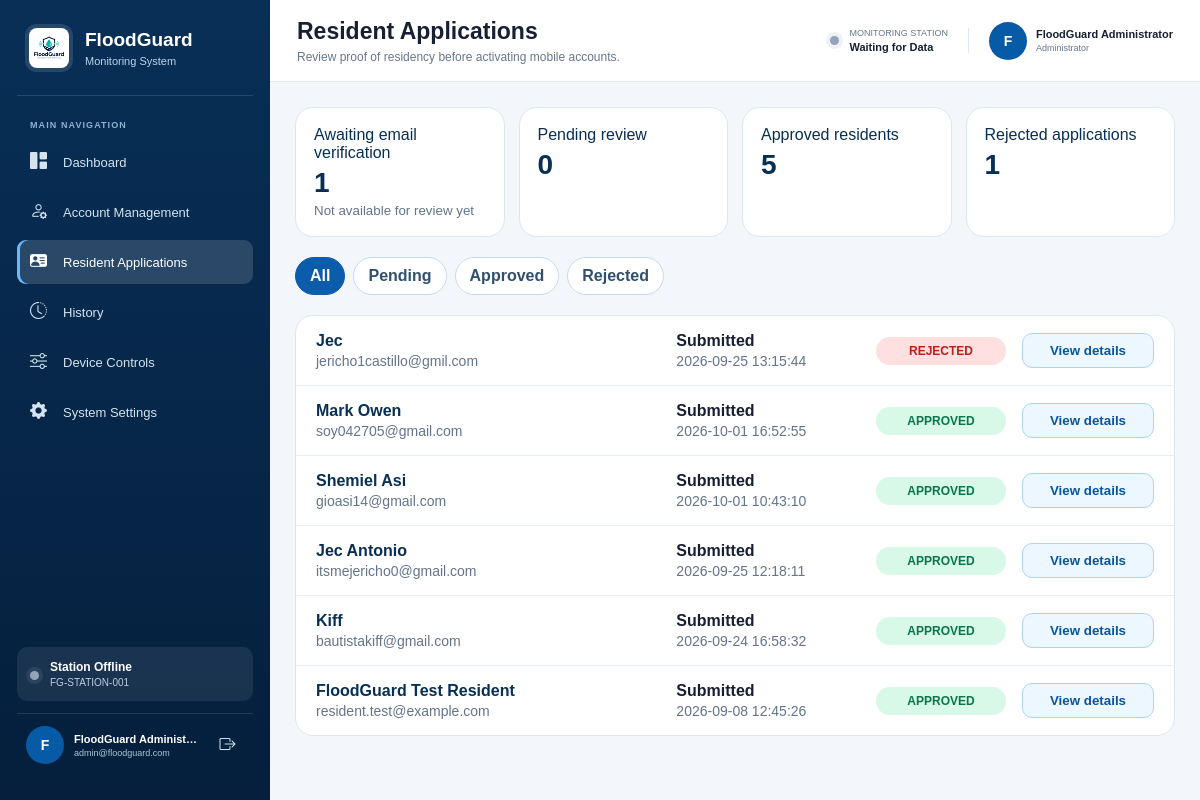
The page /admin/resident_accounts.php?status=all (signed in) on the database its author committed.
### tables this page shows
CREATE TABLE `device_latest_readings` (
  `monitoring_device_id` bigint(20) UNSIGNED NOT NULL,
  `sensor_reading_id` bigint(20) UNSIGNED DEFAULT NULL,
  `water_distance_cm` decimal(8,2) DEFAULT NULL,
  `water_level_cm` decimal(8,2) DEFAULT NULL,
  `sensor_health` enum('healthy','suspect','fault','unknown') NOT NULL DEFAULT 'unknown',
  `rain_analog` int(10) UNSIGNED DEFAULT NULL,
  `rain_detected` tinyint(1) NOT NULL DEFAULT 0,
  `wind_speed_mps` decimal(8,2) DEFAULT NULL,
  `north_obstacle` tinyint(1) NOT NULL DEFAULT 0,
  `south_obstacle` tinyint(1) NOT NULL DEFAULT 0,
  `north_barrier_status` enum('open','closed','opening','closing','paused','blocked','fault','not_connected','unknown') NOT NULL DEFAULT 'unknown',
  `south_barrier_status` enum('open','closed','opening','closing','paused','blocked','fault','not_connected','unknown') NOT NULL DEFAULT 'unknown',
  `battery_voltage` decimal(6,2) DEFAULT NULL,
  `battery_percent` decimal(5,2) DEFAULT NULL,
  `alert_level` enum('normal','warning','critical') NOT NULL DEFAULT 'normal',
  `device_status` enum('online','offline','sensor_error','maintenance') NOT NULL DEFAULT 'online',
  `measured_at` datetime NOT NULL,
  `received_at` timestamp NOT NULL DEFAULT current_timestamp() ON UPDATE current_timestamp()
);

CREATE TABLE `resident_profiles` (
  `user_id` bigint(20) UNSIGNED NOT NULL,
  `mobile_number` varchar(20) NOT NULL,
  `address_line` varchar(500) NOT NULL,
  `verification_proof_path` varchar(500) DEFAULT NULL,
  `verification_proof_mime` varchar(100) DEFAULT NULL,
  `barangay` varchar(120) NOT NULL DEFAULT 'San Isidro',
  `city_municipality` varchar(120) NOT NULL DEFAULT 'Rodriguez',
  `province` varchar(120) NOT NULL DEFAULT 'Rizal',
  `emergency_contact_name` varchar(150) DEFAULT NULL,
  `emergency_contact_number` varchar(20) DEFAULT NULL,
  `push_notifications_enabled` tinyint(1) NOT NULL DEFAULT 1,
  `notification_consented_at` datetime DEFAULT NULL,
  `location_sharing_consent` tinyint(1) NOT NULL DEFAULT 0,
  `approval_status` enum('pending','approved','rejected') NOT NULL DEFAULT 'pending',
  `reviewed_by` bigint(20) UNSIGNED DEFAULT NULL,
  `reviewed_at` datetime DEFAULT NULL,
  `rejection_reason` varchar(500) DEFAULT NULL,
  `created_at` timestamp NOT NULL DEFAULT current_timestamp(),
  `updated_at` timestamp NOT NULL DEFAULT current_timestamp() ON UPDATE current_timestamp()
);

CREATE TABLE `users` (
  `id` bigint(20) UNSIGNED NOT NULL,
  `full_name` varchar(150) NOT NULL,
  `email` varchar(190) NOT NULL,
  `password_hash` varchar(255) NOT NULL,
  `email_verified_at` datetime DEFAULT NULL,
  `account_status` enum('pending','active','inactive','suspended') NOT NULL DEFAULT 'pending',
  `last_login_at` datetime DEFAULT NULL,
  `token_version` int(10) UNSIGNED NOT NULL DEFAULT 1,
  `created_at` timestamp NOT NULL DEFAULT current_timestamp(),
  `updated_at` timestamp NOT NULL DEFAULT current_timestamp() ON UPDATE current_timestamp()
);

### admin/resident_accounts.php (the view, shortened to what this page needs)
<?php
require_once __DIR__ . '/../config/database.php';
try { $pdo->exec("SET time_zone = '+08:00'"); } catch (PDOException $exception) {  }
function residentAccountEscape(?string $value): string
{
    return htmlspecialchars($value ?? '', ENT_QUOTES, 'UTF-8');
}
$status = (string) ($_GET['status'] ?? 'pending');
$where = $status === 'all' ? '' : ' AND rp.approval_status=:status';
$statement = $pdo->prepare(
    'SELECT u.id,u.full_name,u.email,u.email_verified_at,u.account_status,u.created_at,
            rp.mobile_number,rp.address_line,rp.approval_status,rp.reviewed_at,
            rp.rejection_reason,rp.verification_proof_path,rp.notification_consented_at,
            reviewer.full_name AS reviewer_name
     FROM users u
     JOIN resident_profiles rp ON rp.user_id=u.id
     JOIN user_roles ur ON ur.user_id=u.id
     JOIN roles r ON r.id=ur.role_id AND r.slug="resident"
     LEFT JOIN users reviewer ON reviewer.id=rp.reviewed_by
     WHERE u.email_verified_at IS NOT NULL' . $where . '
     ORDER BY FIELD(rp.approval_status,"pending","rejected","approved"),u.created_at DESC'
);
$statement->execute($status === 'all' ? [] : [':status' => $status]);
$applications = $statement->fetchAll(PDO::FETCH_ASSOC);
$counts = ['pending' => 0, 'approved' => 0, 'rejected' => 0];
foreach ($pdo->query('SELECT rp.approval_status,COUNT(*) AS total FROM resident_profiles rp JOIN users u ON u.id=rp.user_id WHERE u.email_verified_at IS NOT NULL GROUP BY rp.approval_status')->fetchAll(PDO::FETCH_ASSOC) as $row) {
    if (isset($counts[$row['approval_status']])) $counts[$row['approval_status']] = (int) $row['total'];
}
$awaitingEmailVerification = (int) $pdo->query('SELECT COUNT(*) FROM resident_profiles rp JOIN users u ON u.id=rp.user_id WHERE u.email_verified_at IS NULL')->fetchColumn();
?>
<!doctype html>
<html lang="en">
<head>
    <link rel="stylesheet" href="../assets/css/admin.css">
    <link rel="stylesheet" href="https://cdn.jsdelivr.net/npm/bootstrap-icons@1.11.3/font/bootstrap-icons.min.css">
</head>
<body>
<?php require __DIR__ . '/includes/sidebar.php'; ?>
<div class="admin-page">
<?php require __DIR__ . '/includes/topbar.php'; ?>
<main class="admin-content standard-admin-page resident-review">
    <section class="review-summary">
        <div><span>Awaiting email verification</span><strong><?= $awaitingEmailVerification ?></strong><small>Not available for review yet</small></div>
        <a href="?status=pending"><span>Pending review</span><strong><?= $counts['pending'] ?></strong></a>
        <a href="?status=approved"><span>Approved residents</span><strong><?= $counts['approved'] ?></strong></a>
        <a href="?status=rejected"><span>Rejected applications</span><strong><?= $counts['rejected'] ?></strong></a>
    </section>
    <nav class="review-filters" aria-label="Application status">
        <?php foreach (['all' => 'All', 'pending' => 'Pending', 'approved' => 'Approved', 'rejected' => 'Rejected'] as $filter => $label): ?>
            <a class="<?= $status === $filter ? 'active' : '' ?>" href="?status=<?= $filter ?>"><?= $label ?></a>
        <?php endforeach; ?>
    </nav>
    <section class="application-table">
    <?php foreach ($applications as $application): ?>
        <?php
        $modalData = [
            'id' => (int) $application['id'], 'name' => $application['full_name'], 'email' => $application['email'],
            'mobile' => $application['mobile_number'], 'address' => $application['address_line'],
            'status' => $application['approval_status'], 'submitted' => $application['created_at'],
            'consent' => $application['notification_consented_at'] ? 'Accepted ' . $application['notification_consented_at'] : 'Not recorded',
            'reviewer' => $application['reviewer_name'], 'reviewed_at' => $application['reviewed_at'],
            'rejection_reason' => $application['rejection_reason'],
            'proof_url' => $application['verification_proof_path'] ? 'resident_proof.php?user_id=' . (int) $application['id'] : '',
        ];
        $modalJson = json_encode($modalData, JSON_HEX_TAG | JSON_HEX_APOS | JSON_HEX_AMP | JSON_HEX_QUOT) ?: '{}';
        ?>
        <article class="application-row">
            <div><span class="resident-name"><?= residentAccountEscape($application['full_name']) ?></span><span class="resident-email"><?= residentAccountEscape($application['email']) ?></span></div>
            <div class="submitted"><strong>Submitted</strong><span class="submitted-label"><?= residentAccountEscape($application['created_at']) ?></span></div>
            <span class="status-pill <?= residentAccountEscape($application['approval_status']) ?>"><?= residentAccountEscape($application['approval_status']) ?></span>
            <button class="view-application" type="button" data-open-application data-application="<?= residentAccountEscape($modalJson) ?>">View details</button>
        </article>
    <?php endforeach; ?>
    </section>
</main></div>
</body></html>

### rows shown on the page
resident_profiles: user_id.full_name "Jec", user_id.email "jericho1castillo@gmil.com", user_id.created_at "2026-09-25 13:15:44", approval_status "REJECTED"
resident_profiles: user_id.full_name "Mark Owen", user_id.email "soy042705@gmail.com", user_id.created_at "2026-10-01 16:52:55", approval_status "APPROVED"
resident_profiles: user_id.full_name "Shemiel Asi", user_id.email "gioasi14@gmail.com", user_id.created_at "2026-10-01 10:43:10", approval_status "APPROVED"
resident_profiles: user_id.full_name "Jec Antonio", user_id.email "itsmejericho0@gmail.com", user_id.created_at "2026-09-25 12:18:11", approval_status "APPROVED"
resident_profiles: user_id.full_name "Kiff", user_id.email "bautistakiff@gmail.com", user_id.created_at "2026-09-24 16:58:32", approval_status "APPROVED"
resident_profiles: user_id.full_name "FloodGuard Test Resident", user_id.email "resident.test@example.com", user_id.created_at "2026-09-08 12:45:26", approval_status "APPROVED"

### other values the page prints
fgEscape($sidebarSystemName) "FloodGuard"
fgEscape($link['label']) "Dashboard"
fgEscape($link['label']) "Account Management"
fgEscape($link['label']) "Resident Applications"
fgEscape($link['label']) "History"
fgEscape($link['label']) "Device Controls"
fgEscape($link['label']) "System Settings"
fgEscape($sidebarDeviceId) "FG-STATION-001"
fgEscape($pageTitle) "Resident Applications"
fgEscape($pageSubtitle) "Review proof of residency before activating mobile accounts."
$awaitingEmailVerification "1"
$counts['pending'] "0"
$counts['approved'] "5"
$counts['rejected'] "1"
$label "All"
